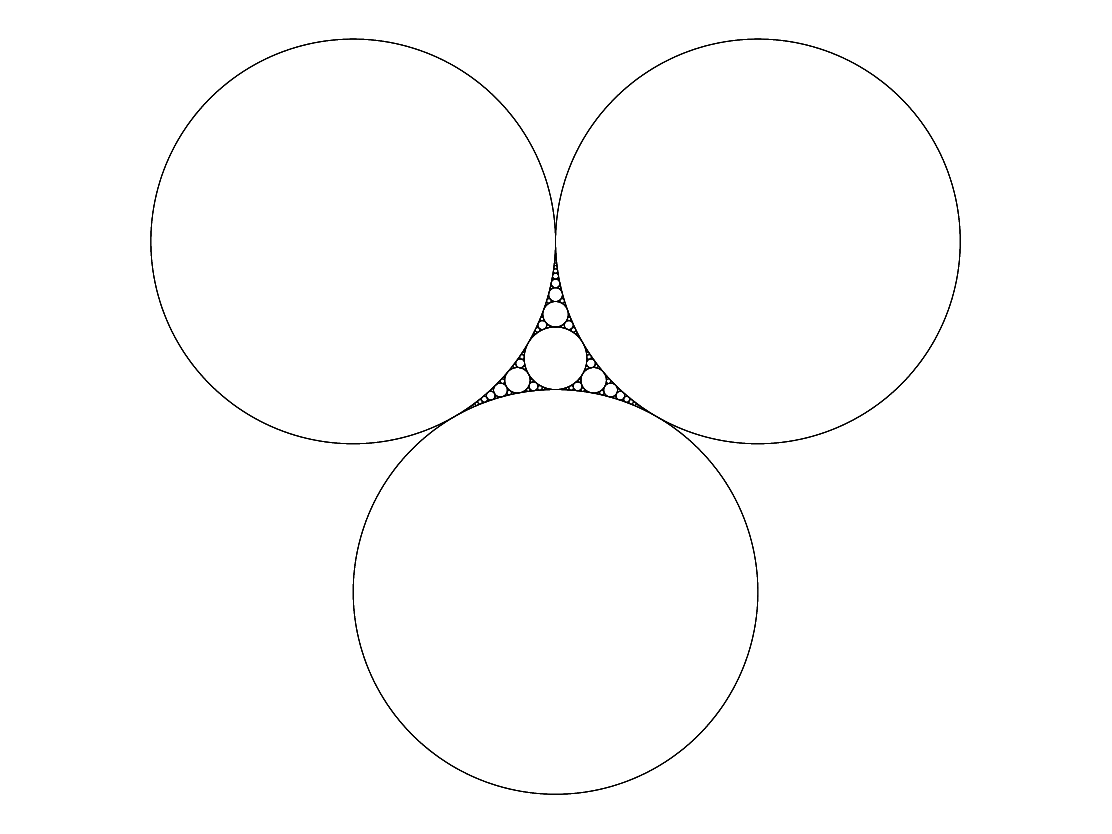

Reproduce this figure in Julia.
using Clines, SimpleDrawing, Plots

function apollo_work(C1::Circle, C2::Circle, C3::Circle, min_radius)
    S = soddy(C1, C2, C3)
    if radius(S) < min_radius
        return
    end
    draw(S, linewidth = 0.25)
    apollo_work(C1, C2, S, min_radius)
    apollo_work(C1, C3, S, min_radius)
    apollo_work(C2, C3, S, min_radius)
end

function apollo(C1::Circle, C2::Circle, C3::Circle, min_radius::Real = 0.01)
    for C in [C1, C2, C3]
        draw(C, linewidth = 0.25)
    end
    apollo_work(C1, C2, C3, min_radius)
    finish()
end

function apollo(z1::Number, z2::Number, z3::Number, min_radius::Real = 0.01)
    newdraw()
    CC = kiss(z1, z2, z3)
    apollo(CC..., min_radius)
end

function apollo(min_radius::Real = 0.01)
    angles = [(2 * pi * k / 3 + pi / 6) * im for k = 1:3]
    zz = exp.(angles)
    apollo(zz..., min_radius)
end
